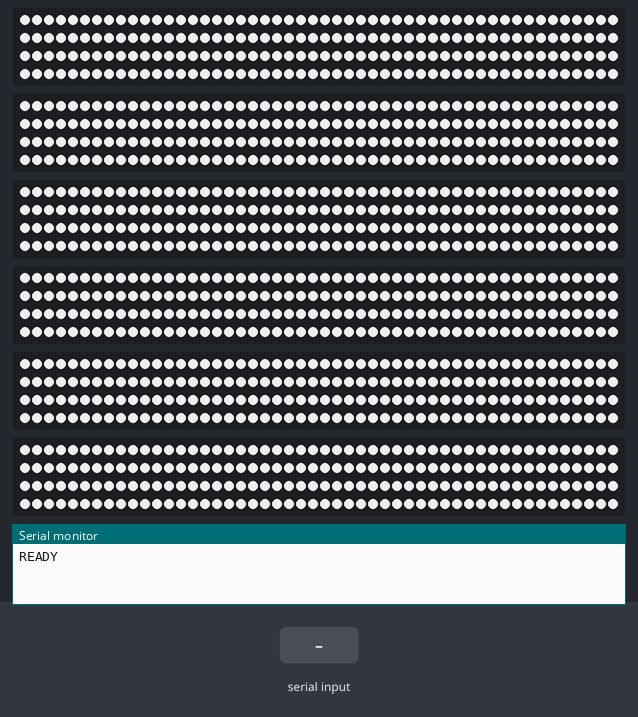
This sketch was run on a simulated Arduino Uno, built with avr-gcc and run on an emulated ATmega328P. Shown: 6 × 200 RGB LEDs in strip order, left to right, continuing on the next row, the last lines printed to the serial monitor. The test bench sets the inputs (shaded band).

Above: at 1.2 s.
1.3 s: "5\n" received over Serial
At 2.5 s:
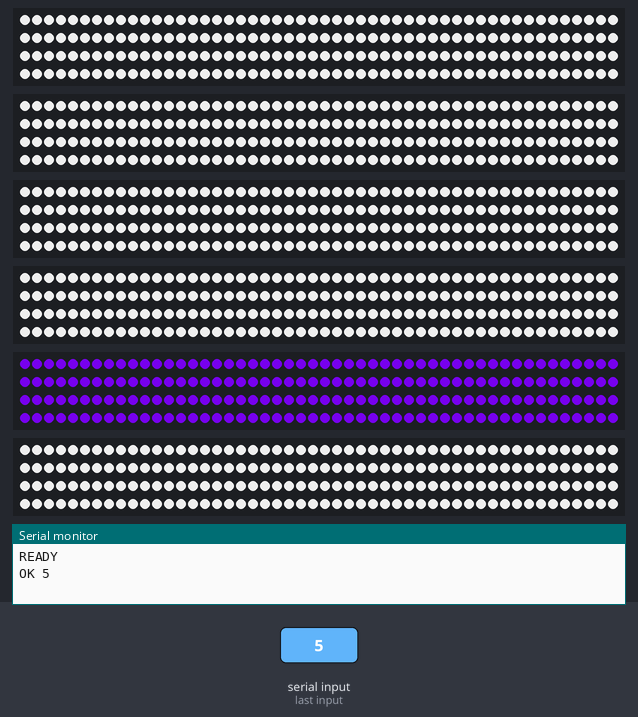
2.8 s: "0\n" received over Serial
At 3.9 s:
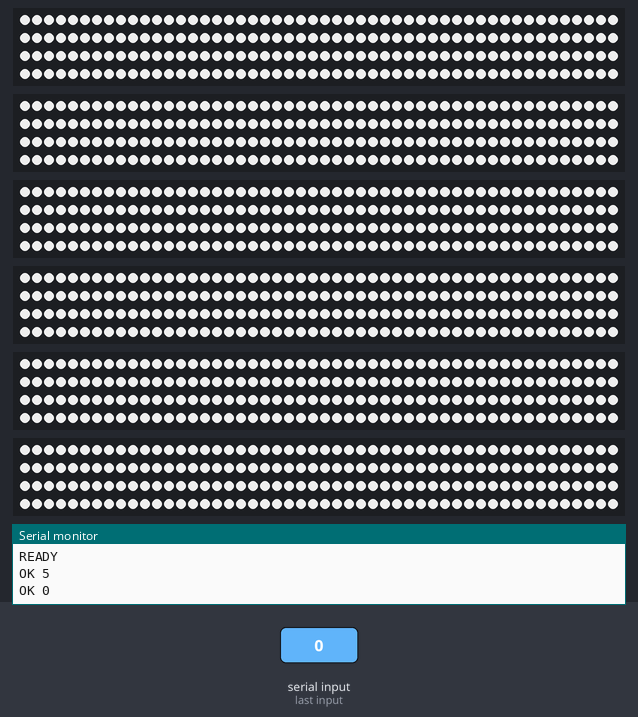
Timing chart, 0 to 5.8 s (numbered marks = the images above; inputs shaded):
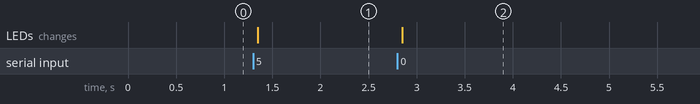

Measured:
- after the input at 1.3 s, the LEDs: change after 0.05 s (image 1)
- after the input at 2.8 s, the LEDs: change after 0.05 s (image 2)

The sketch:

kiosk-led.ino
```cpp
/**
 * 키오스크 LED 제어 (WS2811)
 *
 * PC(Electron 앱)에서 시리얼로 숫자를 보내면 해당 LED 를 활성 색상으로 바꿉니다.
 *
 *   "1\n" ~ "5\n"  : 해당 번호만 활성 색, 나머지 1~5번은 기본 색
 *   "0\n"          : 1~5번 전부 기본 색 (기본 상태)
 *   "off\n"        : LED 전체 소등 (앱의 설정에서 끈 상태)
 *   "on\n"         : 소등 해제 — 위 규칙대로 다시 켬
 *   "color 8000ff\n" : 활성 색상(영상 재생 중)을 바꿈 (RRGGBB 16진수)
 *   "idle ffffff\n"  : 기본 색상을 바꿈 (RRGGBB 16진수)
 *
 * 6번 LED 는 시리얼 입력과 무관하게 항상 기본 색입니다.
 *
 * ── 배선 ──────────────────────────────────────────────
 *   1~6번 LED 를 각각 디지털 2~7번 핀에 하나씩 연결합니다.
 *   한 핀에 모듈을 여러 개 이어 붙일 수 있고(DOUT > DIN),
 *   그 핀에 달린 모듈은 전부 같은 색으로 켜집니다.
 *
 *   전원 : 외부 어댑터에서 직접 공급 (아두이노 5V 핀 사용 금지)
 *   GND  : 어댑터 GND 와 아두이노 GND 를 반드시 공통으로 연결
 *
 *   0, 1번 핀은 시리얼 통신에 쓰이므로 2번부터 사용합니다.
 *
 * ── 메모리 ────────────────────────────────────────────
 *   픽셀 배열을 두지 않고 showColor() 로 색 하나를 반복 전송합니다.
 *   그래서 모듈을 아무리 많이 달아도 RAM 사용량이 늘지 않습니다.
 *   (구역마다 단색으로 켜는 지금 방식에서만 쓸 수 있는 방법입니다)
 *
 * ── 명령을 놓치지 않기 위한 장치 ──────────────────────
 *   showColor() 는 핀 6개를 합쳐 수십 ms 동안 타이밍을 붙잡습니다.
 *   그 사이에 들어온 시리얼 바이트는 통째로 버려지기 때문에,
 *   명령을 받자마자 LED 를 갱신하면 바로 뒤따라 온 명령이 깨집니다.
 *   ("idle ff0000" 의 앞부분이 잘려 나가는 식)
 *
 *   그래서 명령을 처리할 때는 dirty 표시만 해두고, 시리얼이 조용해진
 *   뒤에 loop() 에서 한 번만 갱신합니다. 연달아 온 명령도 전부 반영됩니다.
 *
 * ── 준비 ──────────────────────────────────────────────
 *   아두이노 IDE > 라이브러리 매니저에서 "FastLED" 설치
 */

// 출력 중에도 시리얼 수신 인터럽트가 돌 수 있게 한다. 타이밍이 어긋난 픽셀은
// FastLED 가 다시 보내므로, 만에 하나 명령이 겹쳐 들어와도 잃지 않는다.
// (반드시 FastLED.h 보다 먼저 정의해야 한다)
#define FASTLED_ALLOW_INTERRUPTS 1
#define FASTLED_INTERRUPT_RETRY_COUNT 1

#include <ctype.h>
#include <FastLED.h>

// 모듈 색 순서. RED 가 다른 색으로 나오면 GRB / RGB 등으로 바꿔보세요.
#define COLOR_ORDER BRG

/** LED 개수 (1~5번 + 항상 켜져 있는 6번) */
const int LED_NUM = 6;

/** 각 LED 가 연결된 핀 — 안내 출력용 (실제 등록은 setup 에서 상수로) */
const int PIN[LED_NUM] = {2, 3, 4, 5, 6, 7};

/**
 * 각 핀으로 내보낼 픽셀 수.
 *
 * 실제 달린 모듈 수보다 많이 보내도 됩니다. 남는 데이터는 체인 끝에서 그냥 버려지므로
 * 개수를 세서 맞출 필요가 없습니다. 넉넉히 잡아두면 모듈을 더 달아도 코드를 안 고쳐도 됩니다.
 *
 * 대신 전송 시간이 개수에 비례합니다. (픽셀당 약 30us, 핀 6개 기준)
 *   200  > 핀당 6ms,  전체 36ms
 *   1000 > 핀당 30ms, 전체 180ms
 *
 * 화면을 누른 순간에만 한 번 전송하므로 180ms 도 문제는 없지만,
 * 반응이 굼뜨게 느껴지면 값을 줄이세요.
 */
const int PIXEL_COUNT = 200;

/** 밝기 (0~255) */
const uint8_t BRIGHTNESS = 200;

/** 활성 색상. 앱에서 "color RRGGBB" 로 바꿀 수 있다 */
CRGB activeColor = CRGB(128, 0, 255); // 기본값 보라색

/** 기본 색상. 앱에서 "idle RRGGBB" 로 바꿀 수 있다 */
CRGB idleColor = CRGB(255, 255, 255); // 기본값 하얀색

// showColor() 는 이 배열을 읽지 않습니다. 등록에 필요해서 자리만 잡아둡니다.
CRGB dummy[1];
CLEDController *ctrl[LED_NUM];

int activeLed = 0;      // 0 = 활성 LED 없음 (전부 기본 색)
bool ledEnabled = true; // false 면 번호와 무관하게 전체 소등

char buf[24];           // String 대신 고정 버퍼를 쓴다 (RAM 절약)
uint8_t bufLen = 0;     // 지금까지 모은 글자 수
bool bufTooLong = false; // 버퍼를 넘긴 줄은 통째로 버린다
bool dirty = false;     // 반영해야 할 변경이 남아 있는가

// 아두이노 IDE 가 자동으로 만들어 주긴 하지만, 참조 인자가 섞이면 놓치는 경우가 있어 직접 적어둔다
void readSerial();
void handleCommand(const char *line);
void ignoreCommand(const char *line);
void replyColor(const __FlashStringHelper *label, const char *hex, const CRGB &color);
bool isNumber(const char *text);
bool parseHex(const char *hex, CRGB &out);
void updateLeds();

void setup() {
  Serial.begin(9600);

  // FastLED 는 핀 번호가 컴파일 타임 상수여야 해서 한 줄씩 등록합니다.
  ctrl[0] = &FastLED.addLeds<WS2811, 2, COLOR_ORDER>(dummy, 1);
  ctrl[1] = &FastLED.addLeds<WS2811, 3, COLOR_ORDER>(dummy, 1);
  ctrl[2] = &FastLED.addLeds<WS2811, 4, COLOR_ORDER>(dummy, 1);
  ctrl[3] = &FastLED.addLeds<WS2811, 5, COLOR_ORDER>(dummy, 1);
  ctrl[4] = &FastLED.addLeds<WS2811, 6, COLOR_ORDER>(dummy, 1);
  ctrl[5] = &FastLED.addLeds<WS2811, 7, COLOR_ORDER>(dummy, 1);

  updateLeds();

  Serial.println(F("READY"));
}

void loop() {
  readSerial();

  // 갱신은 받아 둔 명령을 다 처리한 뒤에 한 번만 한다.
  // (showColor() 가 도는 동안 들어온 명령은 깨질 수 있으므로)
  if (dirty && !Serial.available()) {
    dirty = false;
    updateLeds();
  }
}

/**
 * 시리얼을 줄 단위로 모은다.
 *
 * readBytesUntil() 은 줄이 다 올 때까지 최대 1초를 기다리며 멈춰 있는데,
 * 그 사이에 들어온 다음 명령까지 한 줄로 붙어버리는 일이 있었다.
 * 여기서는 있는 만큼만 읽고 바로 빠져나온다.
 */
void readSerial() {
  while (Serial.available()) {
    char c = Serial.read();

    if (c == '\n' || c == '\r') {
      if (bufTooLong) {
        Serial.println(F("IGNORED (너무 긴 명령)"));
      } else if (bufLen > 0) {
        buf[bufLen] = '\0';
        handleCommand(buf);
      }

      bufLen = 0;
      bufTooLong = false;
      continue;
    }

    if (bufLen < sizeof(buf) - 1) {
      buf[bufLen++] = c;
    } else {
      bufTooLong = true; // 줄바꿈이 올 때까지 버린다
    }
  }
}

void handleCommand(const char *line) {
  // 전체 소등 / 해제는 숫자보다 먼저 확인한다. ("off" 를 atoi 하면 0 이 되므로)
  if (strcasecmp(line, "on") == 0 || strcasecmp(line, "off") == 0) {
    ledEnabled = (strcasecmp(line, "on") == 0);
    dirty = true;

    Serial.print(F("OK "));
    Serial.println(ledEnabled ? F("ON") : F("OFF"));
    return;
  }

  // 활성 색상: "color RRGGBB"
  if (strncasecmp(line, "color ", 6) == 0) {
    CRGB parsed;
    if (!parseHex(line + 6, parsed)) {
      ignoreCommand(line);
      return;
    }

    activeColor = parsed;
    dirty = true;
    replyColor(F("OK COLOR "), line + 6, parsed);
    return;
  }

  // 기본 색상: "idle RRGGBB"
  if (strncasecmp(line, "idle ", 5) == 0) {
    CRGB parsed;
    if (!parseHex(line + 5, parsed)) {
      ignoreCommand(line);
      return;
    }

    idleColor = parsed;
    dirty = true;
    replyColor(F("OK IDLE "), line + 5, parsed);
    return;
  }

  // 숫자 명령. atoi 는 "dle ff0000" 같은 깨진 문자열도 0 으로 만들어 버리므로,
  // (실제로 이것 때문에 기본 색상 명령이 소등 명령처럼 처리되는 일이 있었다)
  // 숫자로만 이루어져 있는지 먼저 확인한다.
  if (!isNumber(line)) {
    ignoreCommand(line);
    return;
  }

  int value = atoi(line);

  // 6번은 항상 기본 색이므로 앱에서 보내는 번호는 0~5 입니다.
  if (value > LED_NUM - 1) {
    ignoreCommand(line);
    return;
  }

  activeLed = value;
  dirty = true;

  // PC 쪽에서 반영 여부를 확인할 수 있도록 되돌려 준다
  Serial.print(F("OK "));
  Serial.println(activeLed);
}

/** 알아듣지 못한 명령 — 무시했다는 사실을 PC 로그에 남긴다 */
void ignoreCommand(const char *line) {
  Serial.print(F("IGNORED "));
  Serial.println(line);
}

/** 색을 어떻게 해석했는지까지 되돌려 준다 (색 순서 문제를 눈으로 확인하려고) */
void replyColor(const __FlashStringHelper *label, const char *hex, const CRGB &color) {
  Serial.print(label);
  Serial.print(hex);
  Serial.print(F(" -> ("));
  Serial.print(color.r);
  Serial.print(',');
  Serial.print(color.g);
  Serial.print(',');
  Serial.print(color.b);
  Serial.println(')');
}

/** 숫자로만 이루어진 문자열인가 */
bool isNumber(const char *text) {
  if (*text == '\0') return false;

  for (const char *p = text; *p != '\0'; p++) {
    if (!isdigit((unsigned char)*p)) return false;
  }
  return true;
}

/** "8000ff" 같은 6자리 16진수 문자열을 색으로 바꾼다. 형식이 어긋나면 false */
bool parseHex(const char *hex, CRGB &out) {
  for (uint8_t i = 0; i < 6; i++) {
    // 길이가 모자라면 '\0' 에서 걸린다 (버퍼 밖을 읽지 않는다)
    if (!isxdigit((unsigned char)hex[i])) return false;
  }
  if (hex[6] != '\0') return false;

  long rgb = strtol(hex, NULL, 16);
  out = CRGB((rgb >> 16) & 0xFF, (rgb >> 8) & 0xFF, rgb & 0xFF);
  return true;
}

void updateLeds() {
  for (int i = 0; i < LED_NUM; i++) {
    CRGB color;

    if (!ledEnabled) {
      // 설정에서 꺼둔 상태면 번호와 무관하게 전부 소등
      color = CRGB::Black;
    } else {
      // 마지막 6번은 시리얼 입력과 무관하게 언제나 기본 색
      bool isLast = (i == LED_NUM - 1);
      bool active = !isLast && (i == activeLed - 1);
      color = active ? activeColor : idleColor;
    }

    // 픽셀 배열 없이 색 하나를 PIXEL_COUNT 만큼 반복 전송한다
    ctrl[i]->showColor(color, PIXEL_COUNT, BRIGHTNESS);
  }
}
```
